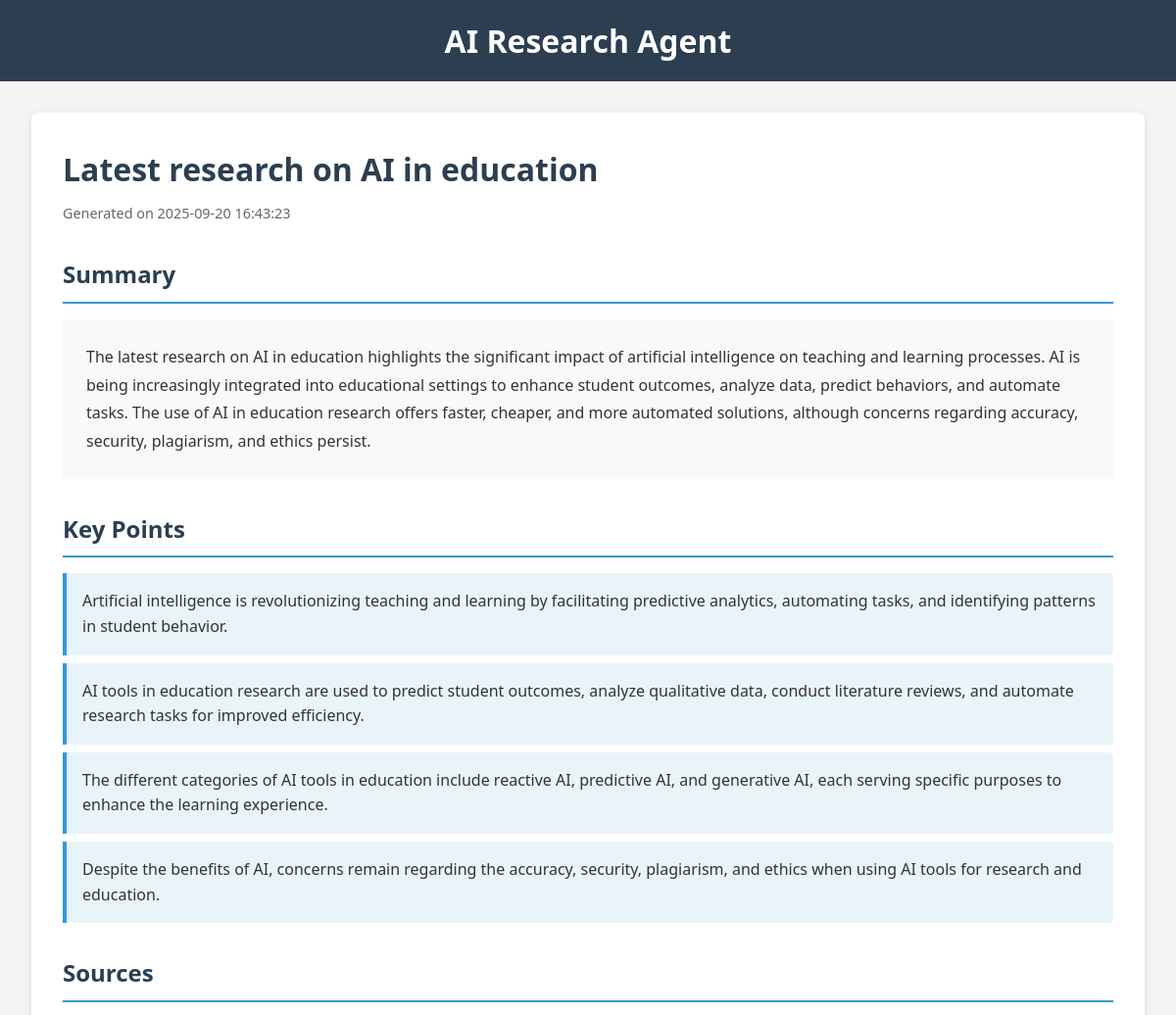
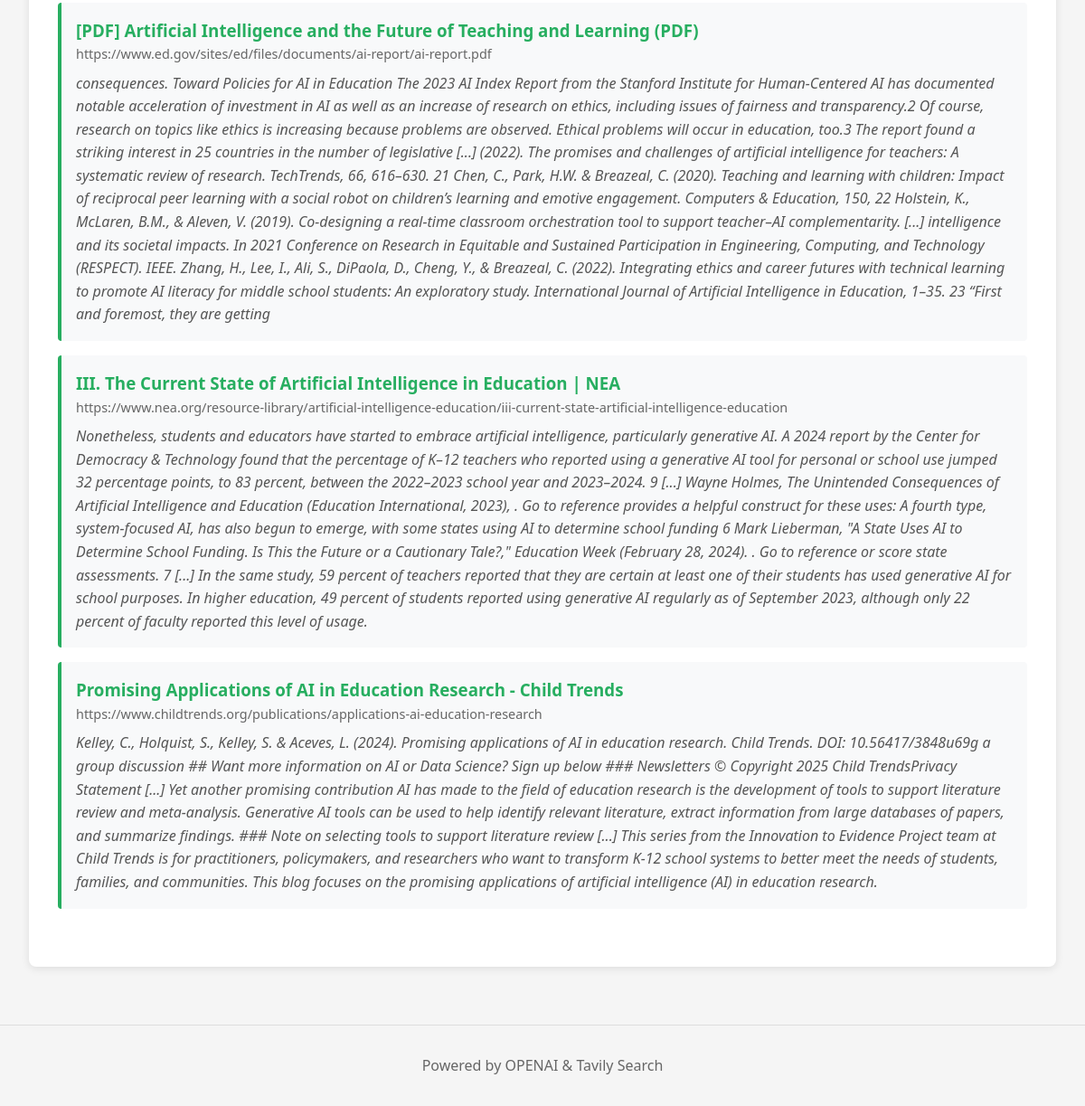
The page /report/1 on the database its author committed (2 pictures, top to bottom).
### tables this page shows
CREATE TABLE reports (
                id INTEGER PRIMARY KEY AUTOINCREMENT,
                query TEXT NOT NULL,
                sources TEXT NOT NULL,
                summary TEXT NOT NULL,
                key_points TEXT NOT NULL,
                created_at TIMESTAMP DEFAULT CURRENT_TIMESTAMP
            );

### app.py (the view)
@app.route('/report/<int:report_id>')
def view_report(report_id):
    report = db.get_report(report_id)
    if not report:
        return "Report not found", 404
    return render_template('report.html', report=report)

### database.py (called while the page is built)
    def get_report(self, report_id: int) -> Optional[Dict]:
        conn = sqlite3.connect(self.db_path)
        cursor = conn.cursor()
        cursor.execute("SELECT * FROM reports WHERE id = ?", (report_id,))
        row = cursor.fetchone()
        conn.close()
        if row:
            return {
                'id': row[0],
                'query': row[1],
                'sources': json.loads(row[2]),
                'summary': row[3],
                'key_points': json.loads(row[4]),
                'created_at': row[5]
            }
        return None

### templates/report.html (shortened to what this page needs)
{% extends "base.html" %}
{% block content %}
<div class="container">
    <div class="report">
        <h1>{{ report.query }}</h1>
        <p class="date">Generated on {{ report.created_at }}</p>
        <section class="summary">
            <h2>Summary</h2>
            <div class="summary-content">
                {{ report.summary|safe }}
            </div>
        </section>
        <section class="key-points">
            <h2>Key Points</h2>
            <ul>
                {% for point in report.key_points %}
                <li>{{ point }}</li>
                {% endfor %}
            </ul>
        </section>
        <section class="sources">
            <h2>Sources</h2>
            {% for source in report.sources %}
            <div class="source">
                <h3><a href="{{ source.url }}" target="_blank">{{ source.title }}</a></h3>
                <p class="url">{{ source.url }}</p>
                <p class="snippet">{{ source.snippet }}</p>
            </div>
            {% endfor %}
        </section>
    </div>
</div>
{% endblock %}

### static/style.css (style rules this page uses)
* { margin: 0; padding: 0; box-sizing: border-box; }
body { font-family: 'Segoe UI', Tahoma, Geneva, Verdana, sans-serif; line-height: 1.6; color: #333; background-color: #f5f5f5; }
.container { max-width: 1200px; margin: 0 auto; padding: 2rem; }
.date { color: #666; font-size: 0.9rem; margin: 0.5rem 0; }
.report { background: white; padding: 2rem; border-radius: 8px; box-shadow: 0 2px 10px rgba(0,0,0,0.1); }
.report h1 { color: #2c3e50; margin-bottom: 0.5rem; }
.summary, .key-points, .sources { margin: 2rem 0; }
.summary h2, .key-points h2, .sources h2 { color: #2c3e50; margin-bottom: 1rem; border-bottom: 2px solid #3498db; padding-bottom: 0.5rem; }
.summary-content { background: #f8f9fa; padding: 1.5rem; border-radius: 4px; line-height: 1.8; }
.key-points ul { list-style: none; padding-left: 0; }
.key-points li { background: #e8f4f8; margin: 0.5rem 0; padding: 1rem; border-left: 4px solid #3498db; border-radius: 0 4px 4px 0; }
.source { background: #f8f9fa; padding: 1rem; margin: 1rem 0; border-radius: 4px; border-left: 4px solid #27ae60; }
.source h3 a { color: #27ae60; text-decoration: none; }
.source .url { font-size: 0.9rem; color: #666; word-break: break-all; }
.source .snippet { margin-top: 0.5rem; color: #555; font-style: italic; }

### rows shown on the page
reports: query "Latest research on AI in education", created_at "2025-09-20 16:43:23", summary "The latest research on AI in education highlights the significant impact of artificial intelligence on teaching and learning processes. AI is being increasingly integrated into educational settings to enhance student outcomes, analyze data, predict behaviors, and automate tasks. The use of AI in education research offers faster, cheaper, and more automated solutions, although concerns regarding accuracy, security, plagiarism, and ethics persist."

### other values the page prints
{{ point }} "Artificial intelligence is revolutionizing teaching and learning by facilitating predictive analytics, automating tasks, and identifying patterns in student behavior." "AI tools in education research are used to predict student outcomes, analyze qualitative data, conduct literature reviews, and automate research tasks for improved efficiency." "The different categories of AI tools in education include reactive AI, predictive AI, and generative AI, each serving specific purposes to enhance the learning experience." "Despite the benefits of AI, concerns remain regarding the accuracy, security, plagiarism, and ethics when using AI tools for research and education."
{{ source.title }} "[PDF] Artificial Intelligence and the Future of Teaching and Learning (PDF)" "III. The Current State of Artificial Intelligence in Education | NEA" "Promising Applications of AI in Education Research - Child Trends"
{{ source.url }} "https://www.ed.gov/sites/ed/files/documents/ai-report/ai-report.pdf" "https://www.nea.org/resource-library/artificial-intelligence-education/iii-current-state-artificial-intelligence-education" "https://www.childtrends.org/publications/applications-ai-education-research"
